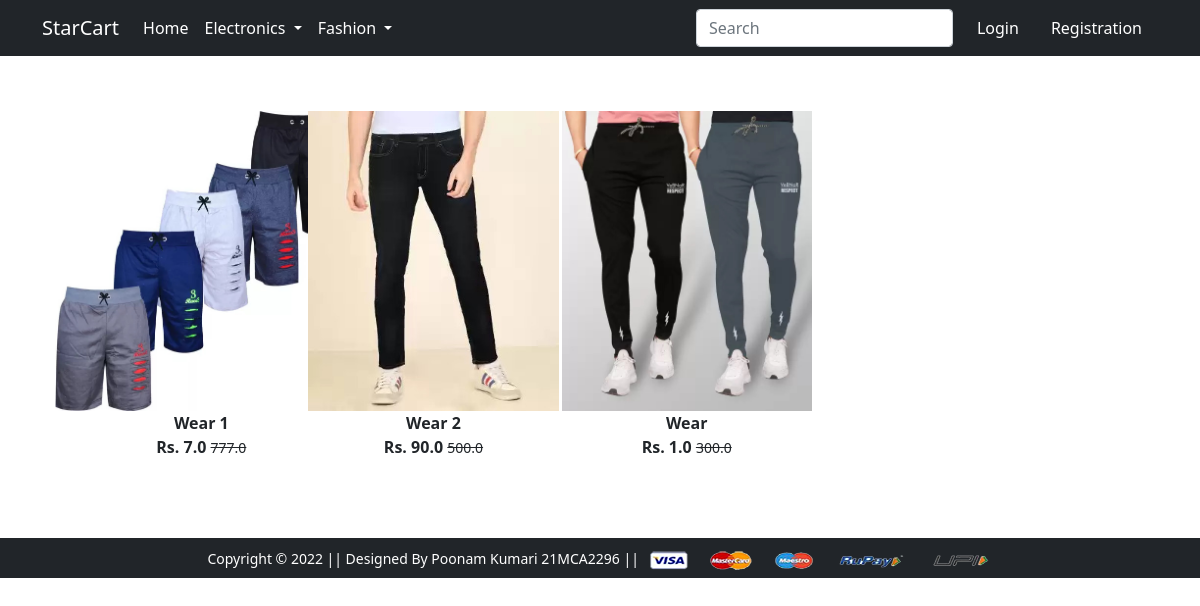
/bottomWear/, run on the app's committed database.
### app/models.py (models this page shows, shortened)
class Product(models.Model):
    title = models.CharField ( max_length = 100 )
    selling_price = models.FloatField ( )
    discounted_price = models.FloatField ( )
    description = models.TextField ( )
    brand = models.CharField(max_length = 100 )
    category = models.CharField ( choices = CATEGORY_CHOICES , max_length = 2 )
    product_image = models.ImageField(upload_to = ' productimg')

### app/views.py (the view)
# urls.py: path('bottomWear/', views.bottomWear, name='bottomWear'),
def bottomWear(request, data=None):
    if data == None:
        bottomWear = Product.objects.filter(category='BW')
    return render(request, 'app/bottomWear.html', {'bottomWear': bottomWear})

### app/templates/app/bottomWear.html (shortened to what this page needs)
{% extends 'app/base.html' %}
{% load static %}
{% block main-content %}
<div class="container my-5">
 <div class="row">
  <div class="col-sm-8">
   <div class="row">
    {% for product in bottomWear %}
    <div class="col-sm-4 text-center mb-4">
    <a href=" {% url 'product-detail' product.id %} " class='btn'>
        <div class="item">
            <img src="{{ product.product_image.url }}" alt="" height="300" class="">
            <div class="fw-bold"> {{product.title}} </div>
            <div class="fw-bold"> Rs. {{product.discounted_price}}
                <small class="fw-light text-decoration-line-through">
                    {{product.selling_price}}
                </small></div>
        </div>
    </a>
    </div>
    {% endfor %}
   </div>
  </div>
 </div>
</div>
{% endblock main-content %}

### data on the page
Product: product_image (picture), title "Wear 1", discounted_price "7.0", selling_price "777.0"
Product: product_image (picture), title "Wear 2", discounted_price "90.0", selling_price "500.0"
Product: product_image (picture), title "Wear", discounted_price "1.0", selling_price "300.0"
